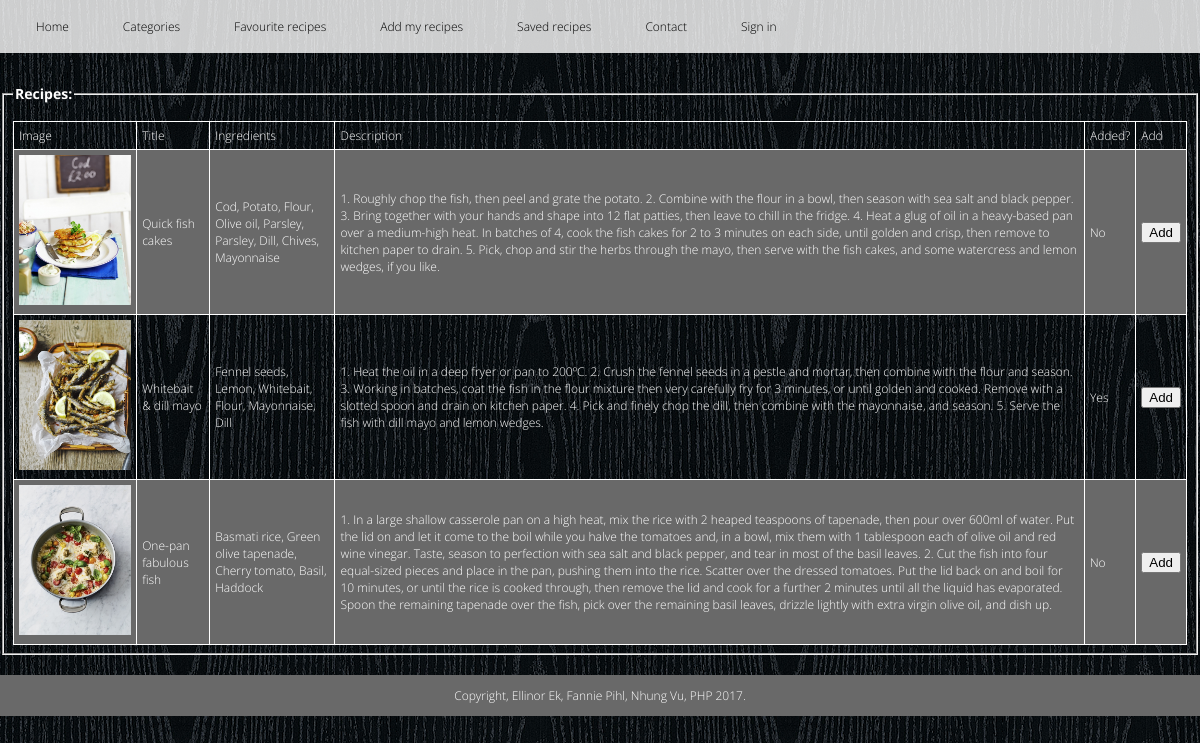
The page /listrecipes.php?catid=1 on the database its author committed.
### tables this page shows
CREATE TABLE `recipe` (
  `recipeid` int(11) NOT NULL,
  `title` varchar(255) NOT NULL,
  `description` text NOT NULL,
  `ingredients` text NOT NULL,
  `catid` int(11) NOT NULL,
  `image` varchar(255) NOT NULL,
  `userid` int(11) NOT NULL,
  `onloan` tinyint(1) NOT NULL
);

### config.php (called while the page is built, shortened)
<?php
$url = $_SERVER['REQUEST_URI'];
$strings = explode ('/', $url);
$current_page = end($strings);
?>

### listrecipes.php (the view, shortened to what this page needs)
<?php include("header.php") ?>
<?php include("config.php") ?>
<body>
</body>
<main class="field">
			<fieldset><legend><h3>Recipes:</h3></legend>
       		<?php
        	$catid = trim($_GET['catid']);
                @ $db = new mysqli($dbserver, $dbuser, $dbpass, $dbname);
				$query = "SELECT recipe.recipeid, recipe.title, recipe.description, recipe.onloan, recipe.image, GROUP_CONCAT(ingredients.name) as als FROM recipe, recing, ingredients WHERE recipe.catid=? AND recipe.recipeid = recing.recipeid AND recing.ingredientsid = ingredients.ingredientsid GROUP BY recipe.recipeid";
				$stmt = $db->prepare($query);
				$stmt->bind_param('i', $catid);
			    $stmt->bind_result($recipeid, $title, $description, $onloan, $image, $grouped_ing);
			    $stmt->execute();
			echo '<table id="t01" style="width:100%" >';
		    echo '<tr><b><td>Image</td><b> <td>Title</td> <td>Ingredients</td> <td>Description</td> <td>Added?</td> </b> <td>Add</td> </b></tr>';
		    while ($stmt->fetch()) {
		        if($onloan==0)
		            $onloan="No";
		        else $onloan="Yes";
		       	$grouped_ing = str_replace(",", ", ", $grouped_ing);
		        echo "<tr>";
		        echo "<td> <img src='uploadedfiles/$image' style='max-height:150px;max-width:150px'</img> </td><td> $title </td><td> $grouped_ing </td> <td> $description </td><td> $onloan </td>";
		        echo '<td><a href="add.php?recipeid=' . urlencode($recipeid) . '"><input type="submit" value="Add"></input></a></td>';
		        echo "</tr>";
	   		}
	    	echo "</table>";
	    	?>
	    	</fieldset>
</main>
<?php include("footer.php") ?>

### header.php (shortened to what this page needs)
<?php include("config.php") ?>
<!DOCTYPE html>
<html>
<head>
    <link rel="stylesheet" type="text/css" href="main.css">
</head>
<header class="site-header">
    <nav class="site-nav">
        <ul>
            <li>
                <a class="<?php echo ($current_page == 'index.php' || $current_page == '') ? 'active' : NULL ?>" href="index.php">Home</a>
            </li>
            <li>
                <a class="<?php echo $current_page == 'search.php' ? 'active' : NULL ?>" href="search.php">Categories</a>
            </li>
            <li>
                <a class="<?php echo $current_page == 'favourites.php' ? 'active' : NULL ?>" href="favourites.php">Favourite recipes</a>
            </li>
            <li>
                <a class="<?php echo $current_page == 'myrecipes.php' ? 'active' : NULL ?>" href="myrecipes.php">Add my recipes</a>
            </li>
            <li>
                <a class="<?php echo $current_page == 'savedrecipes.php' ? 'active' : NULL ?>" href="savedrecipes.php">Saved recipes</a>
            </li>
            <li>
                <a class="<?php echo $current_page == 'contact.php' ? 'active' : NULL ?>" href="contact.php">Contact</a>
            </li>
            <li>
                <a class="<?php echo $current_page == 'logIn.php' ? 'active' : NULL ?>" href="logIn.php">Sign in</a>
            </li>
        </ul>
    </nav>
</header>

### footer.php
<footer>
    <p> Copyright, Ellinor Ek, Fannie Pihl, Nhung Vu, PHP 2017.</p>
</footer>

### main.css (style rules this page uses)
body { margin: 0 auto; background-image: url(img/wood.png); font-family: Open Sans; font-weight: 300; font-size: 12px; color: white; }
a { text-decoration: none; color: black; }
.site-header nav { position: fixed; top: 0; left: 0; width: 100%; background-color: rgba(255, 255, 255, 0.8); padding: 8px 0 8px 0px; z-index: 1; }
.site-header nav ul li { position: relative; display: inline-block; margin-right: 6px; }
.site-header nav ul li a { margin-left: 24px; text-decoration: none; color: black; }
.site-header nav ul li a:link, .site-header nav ul li a:visited { display: block; padding: 10px 12px; border-bottom: none; text-decoration: none; }
.site-nav ul { margin: 0; padding: 0; }
.site-nav ul li { list-style: none; float: left; }
table, th, td { border: 1px solid white; border-collapse: collapse; }
th, td { padding: 5px; }
table { border-spacing: 5px; }
table#t01 tr:nth-child(even) { background-color: #696969; }
main.field { margin-top: 70px; }
a { text-decoration: none; color: white; }
footer { background-color: dimgray; color: white; height: 40px; text-align: center; padding:0; display: table; width: 100%; margin-top: 20px; }

### rows shown on the page
recipe: image (picture), title "Quick fish cakes", grouped_ing "Cod, Potato, Flour, Olive oil, Parsley, Parsley, Dill, Chives, Mayonnaise", description "1. Roughly chop the fish, then peel and grate the potato. 2. Combine with the flour in a bowl, then season with sea salt and black pepper. 3. Bring together with your hands and shape into 12 flat patties, then leave to chill in the fridge. 4. Heat a glug of oil in a heavy-based pan over a medium-high heat. In batches of 4, cook the fish cakes for 2 to 3 minutes on each side, until golden and crisp, then remove to kitchen paper to drain. 5. Pick, chop and stir the herbs through the mayo, then serve with the fish cakes, and some watercress and lemon wedges, if you like.", onloan "No"
recipe: image (picture), title "Whitebait & dill mayo", grouped_ing "Fennel seeds, Lemon, Whitebait, Flour, Mayonnaise, Dill", description "1. Heat the oil in a deep fryer or pan to 200ºC. 2. Crush the fennel seeds in a pestle and mortar, then combine with the flour and season. 3. Working in batches, coat the fish in the flour mixture then very carefully fry for 3 minutes, or until golden and cooked. Remove with a slotted spoon and drain on kitchen paper. 4. Pick and finely chop the dill, then combine with the mayonnaise, and season. 5. Serve the fish with dill mayo and lemon wedges.", onloan "Yes"
recipe: image (picture), title "One-pan fabulous fish", grouped_ing "Basmati rice, Green olive tapenade, Cherry tomato, Basil, Haddock", description "1. In a large shallow casserole pan on a high heat, mix the rice with 2 heaped teaspoons of tapenade, then pour over 600ml of water. Put the lid on and let it come to the boil while you halve the tomatoes and, in a bowl, mix them with 1 tablespoon each of olive oil and red wine vinegar. Taste, season to perfection with sea salt and black pepper, and tear in most of the basil leaves. 2. Cut the fish into four equal-sized pieces and place in the pan, pushing them into the rice. Scatter over the dressed tomatoes. Put the lid back on and boil for 10 minutes, or until the rice is cooked through, then remove the lid and cook for a further 2 minutes until all the liquid has evaporated. Spoon the…", onloan "No"
